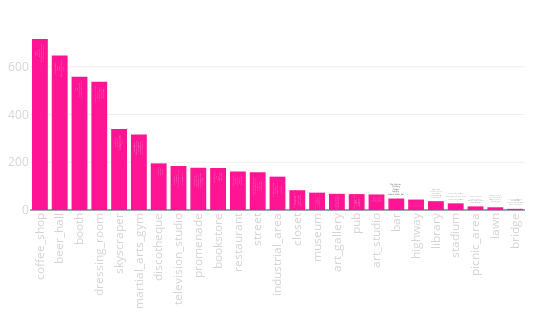

The notebook cell this image was saved under:
### Code cell
tags_rate([x[0].split("/")[0] for x in scenes_result][N_SKIP:],
                        [x[1] for x in scenes_result][N_SKIP:])

### Figure 1 — Plotly figure (JSON) as saved in the notebook; plotly's stock layout.template omitted (floating-point values rounded to 4 significant figures)
{"data": [{"hoverinfo": "y+text", "marker": {"color": "deeppink"}, "text": ["Coffee_Roastery_Lab_by_18... <br>Omotesando_Koffee_Hong_Ko... <br>CoCo_Espresso <br>Kaffeine <br>Barista_Jam", "Ginger <br>Quarry_Bay_Hongkong_Islan... <br>Iberico_Co_ <br>FRITES <br>Brotzeit_Hong_Kong", "_ <br>Hong_Kong_Exhibition_Cent... <br>_Broadway_Kwai_Fong <br>MCL_ <br>MCL_", "Little_DOT_Vintage <br>FreedomTattoo <br>Causeway_Place_1_167_ <br>The_Capital_ <br>Novelty_Lane_noveltylane...", "_360_ <br>Hong_Kong_Victoria_Peak <br>Victoria_Peak_Top_Of_Hong... <br>Lugard_Road <br>Sky_Terrace_428_", "Anurati_Cindy_Leung <br>Pure_Fitness_Kinwick_Cent... <br>Fitness_First_Platinum_To... <br>Madame_Tussauds_Victoria... <br>Fitness_First_Platinum_Ho...", "Ophelia <br>The_Pontiac <br>MAISON_EIGHT <br>_ <br>_", "Peel_Fresco_Music_Lounge <br>_ <br>Madam_Tussauds_Hongkong <br>Caf_Hillywood <br>1563_at_the_East", "Victoria_Harbour <br>Tsim_Sha_Tsui_Promenade <br>Avenue_Of_Stars_Tsim_Sha... <br>Kowloon_City_Ferry_Pier <br>Quarry_Bay_Park", "Eslite_bookstore_ <br>_Fook_Le_Model <br>Toolss <br>MCL_ <br>Montane_Mansion", "Pici_Hong_Kong <br>Sabatini <br>Bakehouse <br>Chilli_Fagara <br>Greyhound_Cafe_", "_Hollywood_Road <br>Granville_Road <br>Lockhart_Road <br>Soho_Central_Hongkong <br>Kwum_Yam_Temple_Hung_Hom", "Lugard_Road <br>_ <br>Hong_Kong_Victoria_Peak <br>Garden_Hill <br>Victoria_Peak_Top_Of_Hong...", "Kwai_Chung_Plaza <br>Little_DOT_Vintage <br>_ <br>Midwest_Vintage <br>Hung_Hom_Hong_Kong", "Hong_Kong_Heritage_Museu... <br>_Thaimerder <br>Comix_Home_Base_ <br>Bibo <br>Hong_Kong_China_Internati...", "Comix_Home_Base_ <br>Affordable_Art_Fair_Hong... <br>Galaxy_Tattoo_HK <br>Hong_Kong_Heritage_Museu... <br>Art_Basel_HK_Collectors_L...", "Sahara_Mezz_Bar <br>The_Old_Man <br>The_Woods <br>Iberico_Co_ <br>Mahalo_Tiki_Lounge", "Galaxy_Tattoo_HK <br>Uma_Nota_HK <br>Comix_Home_Base_ <br>Art_Basel_HK_Collectors_L... <br>_MOFO_Tattoo", "The_Pontiac <br>Quinary <br>Ginger <br>Topiary <br>Sahara_Mezz_Bar", "_ <br>Cemoro_Sewu_Sarangan_Gunu... <br>_ <br>Hong_Hum_Train_Station_Ho... <br>Hong_Kong_Convention_Exhi...", "Eslite_bookstore_ <br>SCAD_Hong_Kong <br>Graham_Street <br>_Polytechnic_University <br>TC2_cafe_workshop", "Happy_Valley_Sports_Groun... <br>_ <br>HONG_KONG_FOOTBALL_CLUB <br>_ <br>Sham_Shui_Po_Sports_Groun...", "Nam_Cheong_Park <br>_ <br>Kowloon_Tsai_Park <br>Bruce_Lee_Statue_Kowloon... <br>Harbourfront_Horizon", "Nam_Cheong_Park <br>Zero_Carbon_Building_ <br>Victoria_Peak_Garden <br>Grand_Waterfront <br>_", "Avenue_Of_Stars_Tsim_Sha... <br>Grand_Waterfront <br>Hong_Kong_Heritage_Museu... <br>_ <br>Kwun_Tong_Ferry_Pier"], "type": "bar", "uid": "3e2ab2b6-23ac-11e9-a270-3c15c2cf2370", "x": ["coffee_shop", "beer_hall", "booth", "dressing_room", "skyscraper", "martial_arts_gym", "discotheque", "television_studio", "promenade", "bookstore", "restaurant", "street", "industrial_area", "closet", "museum", "art_gallery", "pub", "art_studio", "bar", "highway", "library", "stadium", "picnic_area", "lawn", "bridge"], "xaxis": "x", "y": [716.5, 647.6, 558.5, 537.7, 339.2, 316.5, 195.4, 184.4, 177.0, 175.9, 161.3, 158.2, 139.7, 82.92, 72.67, 67.79, 66.64, 65.15, 48.12, 43.74, 36.9, 27.87, 15.18, 11.32, 4.884], "yaxis": "y"}], "layout": {"height": 330, "margin": {"b": 120, "l": 30, "r": 25, "t": 30}, "showlegend": false, "width": 550, "xaxis": {"anchor": "y", "domain": [0, 1], "tickangle": -90, "tickfont": {"color": "lightgrey", "size": 11.5}}, "xaxis2": {"tickangle": -90, "tickfont": {"color": "lightgrey", "size": 11.5}}, "yaxis": {"anchor": "x", "domain": [0, 1], "tickfont": {"color": "lightgrey", "size": 11.5}}, "yaxis2": {"tickfont": {"color": "lightgrey", "size": 11.5}}}}
